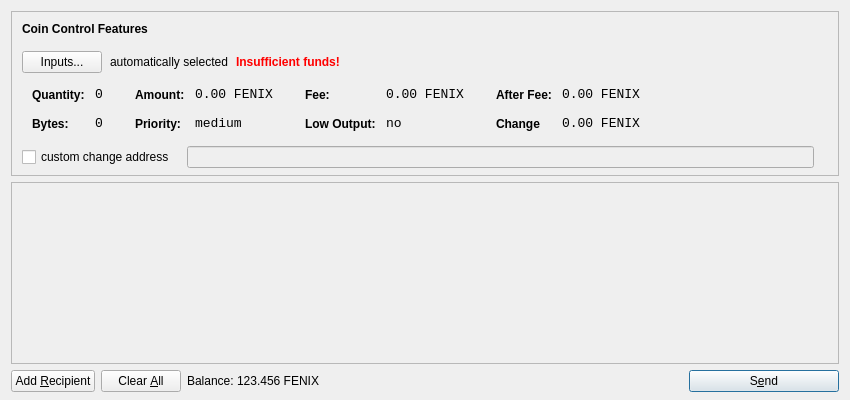
<?xml version="1.0" encoding="UTF-8"?>
<ui version="4.0">
 <class>SendCoinsDialog</class>
 <widget class="QDialog" name="SendCoinsDialog">
  <property name="geometry">
   <rect>
    <x>0</x>
    <y>0</y>
    <width>850</width>
    <height>400</height>
   </rect>
  </property>
  <property name="windowTitle">
   <string>Send Coins</string>
  </property>
  <layout class="QVBoxLayout" name="verticalLayout" stretch="0,1,0">
   <property name="bottomMargin">
    <number>8</number>
   </property>
   <item>
    <widget class="QFrame" name="frameCoinControl">
     <property name="sizePolicy">
      <sizepolicy hsizetype="Expanding" vsizetype="Expanding">
       <horstretch>0</horstretch>
       <verstretch>0</verstretch>
      </sizepolicy>
     </property>
     <property name="maximumSize">
      <size>
       <width>16777215</width>
       <height>16777215</height>
      </size>
     </property>
     <property name="frameShape">
      <enum>QFrame::StyledPanel</enum>
     </property>
     <property name="frameShadow">
      <enum>QFrame::Sunken</enum>
     </property>
     <layout class="QVBoxLayout" name="verticalLayoutCoinControl2">
      <property name="spacing">
       <number>-1</number>
      </property>
      <property name="leftMargin">
       <number>0</number>
      </property>
      <property name="topMargin">
       <number>0</number>
      </property>
      <property name="rightMargin">
       <number>0</number>
      </property>
      <property name="bottomMargin">
       <number>6</number>
      </property>
      <item>
       <layout class="QVBoxLayout" name="verticalLayoutCoinControl" stretch="0,0,0,0,1">
        <property name="spacing">
         <number>0</number>
        </property>
        <property name="leftMargin">
         <number>10</number>
        </property>
        <property name="topMargin">
         <number>10</number>
        </property>
        <item>
         <layout class="QHBoxLayout" name="horizontalLayoutCoinControl1">
          <property name="bottomMargin">
           <number>15</number>
          </property>
          <item>
           <widget class="QLabel" name="labelCoinControlFeatures">
            <property name="sizePolicy">
             <sizepolicy hsizetype="Preferred" vsizetype="Maximum">
              <horstretch>0</horstretch>
              <verstretch>0</verstretch>
             </sizepolicy>
            </property>
            <property name="font">
             <font>
              <weight>75</weight>
              <bold>true</bold>
             </font>
            </property>
            <property name="styleSheet">
             <string notr="true">font-weight:bold;</string>
            </property>
            <property name="text">
             <string>Coin Control Features</string>
            </property>
           </widget>
          </item>
         </layout>
        </item>
        <item>
         <layout class="QHBoxLayout" name="horizontalLayoutCoinControl2" stretch="0,0,0,0">
          <property name="spacing">
           <number>8</number>
          </property>
          <property name="bottomMargin">
           <number>10</number>
          </property>
          <item>
           <widget class="QPushButton" name="pushButtonCoinControl">
            <property name="styleSheet">
             <string notr="true"/>
            </property>
            <property name="text">
             <string>Inputs...</string>
            </property>
           </widget>
          </item>
          <item>
           <widget class="QLabel" name="labelCoinControlAutomaticallySelected">
            <property name="text">
             <string>automatically selected</string>
            </property>
            <property name="margin">
             <number>5</number>
            </property>
           </widget>
          </item>
          <item>
           <widget class="QLabel" name="labelCoinControlInsuffFunds">
            <property name="font">
             <font>
              <weight>75</weight>
              <bold>true</bold>
             </font>
            </property>
            <property name="styleSheet">
             <string notr="true">color:red;font-weight:bold;</string>
            </property>
            <property name="text">
             <string>Insufficient funds!</string>
            </property>
            <property name="margin">
             <number>5</number>
            </property>
           </widget>
          </item>
          <item>
           <spacer name="horizontalSpacerCoinControl">
            <property name="orientation">
             <enum>Qt::Horizontal</enum>
            </property>
            <property name="sizeHint" stdset="0">
             <size>
              <width>40</width>
              <height>1</height>
             </size>
            </property>
           </spacer>
          </item>
         </layout>
        </item>
        <item>
         <widget class="QWidget" name="widgetCoinControl" native="true">
          <property name="sizePolicy">
           <sizepolicy hsizetype="Preferred" vsizetype="Preferred">
            <horstretch>0</horstretch>
            <verstretch>0</verstretch>
           </sizepolicy>
          </property>
          <property name="minimumSize">
           <size>
            <width>0</width>
            <height>0</height>
           </size>
          </property>
          <property name="styleSheet">
           <string notr="true"/>
          </property>
          <layout class="QHBoxLayout" name="horizontalLayoutCoinControl5">
           <property name="margin">
            <number>0</number>
           </property>
           <item>
            <layout class="QHBoxLayout" name="horizontalLayoutCoinControl3" stretch="0,0,0,1">
             <property name="spacing">
              <number>20</number>
             </property>
             <property name="topMargin">
              <number>0</number>
             </property>
             <property name="bottomMargin">
              <number>10</number>
             </property>
             <item>
              <layout class="QFormLayout" name="formLayoutCoinControl1">
               <property name="horizontalSpacing">
                <number>10</number>
               </property>
               <property name="verticalSpacing">
                <number>14</number>
               </property>
               <property name="leftMargin">
                <number>10</number>
               </property>
               <property name="topMargin">
                <number>4</number>
               </property>
               <property name="rightMargin">
                <number>6</number>
               </property>
               <item row="0" column="0">
                <widget class="QLabel" name="labelCoinControlQuantityText">
                 <property name="styleSheet">
                  <string notr="true">font-weight:bold;</string>
                 </property>
                 <property name="text">
                  <string>Quantity:</string>
                 </property>
                 <property name="margin">
                  <number>0</number>
                 </property>
                </widget>
               </item>
               <item row="0" column="1">
                <widget class="QLabel" name="labelCoinControlQuantity">
                 <property name="font">
                  <font>
                   <family>Monospace</family>
                   <pointsize>10</pointsize>
                  </font>
                 </property>
                 <property name="cursor">
                  <cursorShape>IBeamCursor</cursorShape>
                 </property>
                 <property name="contextMenuPolicy">
                  <enum>Qt::ActionsContextMenu</enum>
                 </property>
                 <property name="text">
                  <string>0</string>
                 </property>
                 <property name="margin">
                  <number>0</number>
                 </property>
                 <property name="textInteractionFlags">
                  <set>Qt::LinksAccessibleByMouse|Qt::TextSelectableByKeyboard|Qt::TextSelectableByMouse</set>
                 </property>
                </widget>
               </item>
               <item row="1" column="0">
                <widget class="QLabel" name="labelCoinControlBytesText">
                 <property name="styleSheet">
                  <string notr="true">font-weight:bold;</string>
                 </property>
                 <property name="text">
                  <string>Bytes:</string>
                 </property>
                </widget>
               </item>
               <item row="1" column="1">
                <widget class="QLabel" name="labelCoinControlBytes">
                 <property name="font">
                  <font>
                   <family>Monospace</family>
                   <pointsize>10</pointsize>
                  </font>
                 </property>
                 <property name="cursor">
                  <cursorShape>IBeamCursor</cursorShape>
                 </property>
                 <property name="contextMenuPolicy">
                  <enum>Qt::ActionsContextMenu</enum>
                 </property>
                 <property name="text">
                  <string>0</string>
                 </property>
                 <property name="textInteractionFlags">
                  <set>Qt::LinksAccessibleByMouse|Qt::TextSelectableByKeyboard|Qt::TextSelectableByMouse</set>
                 </property>
                </widget>
               </item>
              </layout>
             </item>
             <item>
              <layout class="QFormLayout" name="formLayoutCoinControl2">
               <property name="horizontalSpacing">
                <number>10</number>
               </property>
               <property name="verticalSpacing">
                <number>14</number>
               </property>
               <property name="leftMargin">
                <number>6</number>
               </property>
               <property name="topMargin">
                <number>4</number>
               </property>
               <property name="rightMargin">
                <number>6</number>
               </property>
               <item row="0" column="0">
                <widget class="QLabel" name="labelCoinControlAmountText">
                 <property name="styleSheet">
                  <string notr="true">font-weight:bold;</string>
                 </property>
                 <property name="text">
                  <string>Amount:</string>
                 </property>
                 <property name="margin">
                  <number>0</number>
                 </property>
                </widget>
               </item>
               <item row="0" column="1">
                <widget class="QLabel" name="labelCoinControlAmount">
                 <property name="font">
                  <font>
                   <family>Monospace</family>
                   <pointsize>10</pointsize>
                  </font>
                 </property>
                 <property name="cursor">
                  <cursorShape>IBeamCursor</cursorShape>
                 </property>
                 <property name="contextMenuPolicy">
                  <enum>Qt::ActionsContextMenu</enum>
                 </property>
                 <property name="text">
                  <string>0.00 FENIX</string>
                 </property>
                 <property name="textInteractionFlags">
                  <set>Qt::LinksAccessibleByMouse|Qt::TextSelectableByKeyboard|Qt::TextSelectableByMouse</set>
                 </property>
                </widget>
               </item>
               <item row="1" column="0">
                <widget class="QLabel" name="labelCoinControlPriorityText">
                 <property name="styleSheet">
                  <string notr="true">font-weight:bold;</string>
                 </property>
                 <property name="text">
                  <string>Priority:</string>
                 </property>
                </widget>
               </item>
               <item row="1" column="1">
                <widget class="QLabel" name="labelCoinControlPriority">
                 <property name="font">
                  <font>
                   <family>Monospace</family>
                   <pointsize>10</pointsize>
                  </font>
                 </property>
                 <property name="cursor">
                  <cursorShape>IBeamCursor</cursorShape>
                 </property>
                 <property name="contextMenuPolicy">
                  <enum>Qt::ActionsContextMenu</enum>
                 </property>
                 <property name="text">
                  <string>medium</string>
                 </property>
                 <property name="textInteractionFlags">
                  <set>Qt::LinksAccessibleByMouse|Qt::TextSelectableByKeyboard|Qt::TextSelectableByMouse</set>
                 </property>
                </widget>
               </item>
              </layout>
             </item>
             <item>
              <layout class="QFormLayout" name="formLayoutCoinControl3">
               <property name="horizontalSpacing">
                <number>10</number>
               </property>
               <property name="verticalSpacing">
                <number>14</number>
               </property>
               <property name="leftMargin">
                <number>6</number>
               </property>
               <property name="topMargin">
                <number>4</number>
               </property>
               <property name="rightMargin">
                <number>6</number>
               </property>
               <item row="0" column="0">
                <widget class="QLabel" name="labelCoinControlFeeText">
                 <property name="styleSheet">
                  <string notr="true">font-weight:bold;</string>
                 </property>
                 <property name="text">
                  <string>Fee:</string>
                 </property>
                 <property name="margin">
                  <number>0</number>
                 </property>
                </widget>
               </item>
               <item row="0" column="1">
                <widget class="QLabel" name="labelCoinControlFee">
                 <property name="font">
                  <font>
                   <family>Monospace</family>
                   <pointsize>10</pointsize>
                  </font>
                 </property>
                 <property name="cursor">
                  <cursorShape>IBeamCursor</cursorShape>
                 </property>
                 <property name="contextMenuPolicy">
                  <enum>Qt::ActionsContextMenu</enum>
                 </property>
                 <property name="text">
                  <string>0.00 FENIX</string>
                 </property>
                 <property name="textInteractionFlags">
                  <set>Qt::LinksAccessibleByMouse|Qt::TextSelectableByKeyboard|Qt::TextSelectableByMouse</set>
                 </property>
                </widget>
               </item>
               <item row="1" column="0">
                <widget class="QLabel" name="labelCoinControlLowOutputText">
                 <property name="styleSheet">
                  <string notr="true">font-weight:bold;</string>
                 </property>
                 <property name="text">
                  <string>Low Output:</string>
                 </property>
                </widget>
               </item>
               <item row="1" column="1">
                <widget class="QLabel" name="labelCoinControlLowOutput">
                 <property name="font">
                  <font>
                   <family>Monospace</family>
                   <pointsize>10</pointsize>
                  </font>
                 </property>
                 <property name="cursor">
                  <cursorShape>IBeamCursor</cursorShape>
                 </property>
                 <property name="contextMenuPolicy">
                  <enum>Qt::ActionsContextMenu</enum>
                 </property>
                 <property name="text">
                  <string>no</string>
                 </property>
                 <property name="textInteractionFlags">
                  <set>Qt::LinksAccessibleByMouse|Qt::TextSelectableByKeyboard|Qt::TextSelectableByMouse</set>
                 </property>
                </widget>
               </item>
              </layout>
             </item>
             <item>
              <layout class="QFormLayout" name="formLayoutCoinControl4">
               <property name="horizontalSpacing">
                <number>10</number>
               </property>
               <property name="verticalSpacing">
                <number>14</number>
               </property>
               <property name="leftMargin">
                <number>6</number>
               </property>
               <property name="topMargin">
                <number>4</number>
               </property>
               <property name="rightMargin">
                <number>6</number>
               </property>
               <item row="0" column="0">
                <widget class="QLabel" name="labelCoinControlAfterFeeText">
                 <property name="styleSheet">
                  <string notr="true">font-weight:bold;</string>
                 </property>
                 <property name="text">
                  <string>After Fee:</string>
                 </property>
                 <property name="margin">
                  <number>0</number>
                 </property>
                </widget>
               </item>
               <item row="0" column="1">
                <widget class="QLabel" name="labelCoinControlAfterFee">
                 <property name="font">
                  <font>
                   <family>Monospace</family>
                   <pointsize>10</pointsize>
                  </font>
                 </property>
                 <property name="cursor">
                  <cursorShape>IBeamCursor</cursorShape>
                 </property>
                 <property name="contextMenuPolicy">
                  <enum>Qt::ActionsContextMenu</enum>
                 </property>
                 <property name="text">
                  <string>0.00 FENIX</string>
                 </property>
                 <property name="textInteractionFlags">
                  <set>Qt::LinksAccessibleByMouse|Qt::TextSelectableByKeyboard|Qt::TextSelectableByMouse</set>
                 </property>
                </widget>
               </item>
               <item row="1" column="0">
                <widget class="QLabel" name="labelCoinControlChangeText">
                 <property name="styleSheet">
                  <string notr="true">font-weight:bold;</string>
                 </property>
                 <property name="text">
                  <string>Change</string>
                 </property>
                </widget>
               </item>
               <item row="1" column="1">
                <widget class="QLabel" name="labelCoinControlChange">
                 <property name="font">
                  <font>
                   <family>Monospace</family>
                   <pointsize>10</pointsize>
                  </font>
                 </property>
                 <property name="cursor">
                  <cursorShape>IBeamCursor</cursorShape>
                 </property>
                 <property name="contextMenuPolicy">
                  <enum>Qt::ActionsContextMenu</enum>
                 </property>
                 <property name="text">
                  <string>0.00 FENIX</string>
                 </property>
                 <property name="textInteractionFlags">
                  <set>Qt::LinksAccessibleByMouse|Qt::TextSelectableByKeyboard|Qt::TextSelectableByMouse</set>
                 </property>
                </widget>
               </item>
              </layout>
             </item>
            </layout>
           </item>
          </layout>
         </widget>
        </item>
        <item>
         <layout class="QHBoxLayout" name="horizontalLayoutCoinControl4" stretch="0,0,0">
          <property name="spacing">
           <number>12</number>
          </property>
          <property name="sizeConstraint">
           <enum>QLayout::SetDefaultConstraint</enum>
          </property>
          <property name="topMargin">
           <number>5</number>
          </property>
          <property name="rightMargin">
           <number>5</number>
          </property>
          <item>
           <widget class="QCheckBox" name="checkBoxCoinControlChange">
            <property name="text">
             <string>custom change address</string>
            </property>
           </widget>
          </item>
          <item>
           <widget class="QLineEdit" name="lineEditCoinControlChange">
            <property name="enabled">
             <bool>false</bool>
            </property>
            <property name="sizePolicy">
             <sizepolicy hsizetype="Expanding" vsizetype="Fixed">
              <horstretch>0</horstretch>
              <verstretch>0</verstretch>
             </sizepolicy>
            </property>
           </widget>
          </item>
          <item>
           <widget class="QLabel" name="labelCoinControlChangeLabel">
            <property name="sizePolicy">
             <sizepolicy hsizetype="Preferred" vsizetype="Expanding">
              <horstretch>0</horstretch>
              <verstretch>0</verstretch>
             </sizepolicy>
            </property>
            <property name="minimumSize">
             <size>
              <width>0</width>
              <height>0</height>
             </size>
            </property>
            <property name="text">
             <string/>
            </property>
            <property name="margin">
             <number>3</number>
            </property>
           </widget>
          </item>
         </layout>
        </item>
        <item>
         <spacer name="verticalSpacerCoinControl">
          <property name="orientation">
           <enum>Qt::Vertical</enum>
          </property>
          <property name="sizeHint" stdset="0">
           <size>
            <width>800</width>
            <height>1</height>
           </size>
          </property>
         </spacer>
        </item>
       </layout>
      </item>
     </layout>
    </widget>
   </item>
   <item>
    <widget class="QScrollArea" name="scrollArea">
     <property name="widgetResizable">
      <bool>true</bool>
     </property>
     <widget class="QWidget" name="scrollAreaWidgetContents">
      <property name="geometry">
       <rect>
        <x>0</x>
        <y>0</y>
        <width>830</width>
        <height>165</height>
       </rect>
      </property>
      <layout class="QVBoxLayout" name="verticalLayout_2">
       <property name="margin">
        <number>0</number>
       </property>
       <item>
        <layout class="QVBoxLayout" name="entries">
         <property name="spacing">
          <number>6</number>
         </property>
        </layout>
       </item>
       <item>
        <spacer name="verticalSpacer">
         <property name="orientation">
          <enum>Qt::Vertical</enum>
         </property>
         <property name="sizeHint" stdset="0">
          <size>
           <width>20</width>
           <height>40</height>
          </size>
         </property>
        </spacer>
       </item>
      </layout>
     </widget>
    </widget>
   </item>
   <item>
    <layout class="QHBoxLayout" name="horizontalLayout">
     <item>
      <widget class="QPushButton" name="addButton">
       <property name="toolTip">
        <string>Send to multiple recipients at once</string>
       </property>
       <property name="text">
        <string>Add &amp;Recipient</string>
       </property>
       <property name="icon">
        <iconset resource="../bitcoin.qrc">
         <normaloff>:/icons/add</normaloff>:/icons/add</iconset>
       </property>
       <property name="autoDefault">
        <bool>false</bool>
       </property>
      </widget>
     </item>
     <item>
      <widget class="QPushButton" name="clearButton">
       <property name="sizePolicy">
        <sizepolicy hsizetype="Minimum" vsizetype="Fixed">
         <horstretch>0</horstretch>
         <verstretch>0</verstretch>
        </sizepolicy>
       </property>
       <property name="toolTip">
        <string>Remove all transaction fields</string>
       </property>
       <property name="text">
        <string>Clear &amp;All</string>
       </property>
       <property name="icon">
        <iconset resource="../bitcoin.qrc">
         <normaloff>:/icons/remove</normaloff>:/icons/remove</iconset>
       </property>
       <property name="autoRepeatDelay">
        <number>300</number>
       </property>
       <property name="autoDefault">
        <bool>false</bool>
       </property>
      </widget>
     </item>
     <item>
      <layout class="QHBoxLayout" name="horizontalLayout_2">
       <property name="spacing">
        <number>3</number>
       </property>
       <item>
        <widget class="QLabel" name="label">
         <property name="sizePolicy">
          <sizepolicy hsizetype="Preferred" vsizetype="Fixed">
           <horstretch>0</horstretch>
           <verstretch>0</verstretch>
          </sizepolicy>
         </property>
         <property name="text">
          <string>Balance:</string>
         </property>
        </widget>
       </item>
       <item>
        <widget class="QLabel" name="labelBalance">
         <property name="sizePolicy">
          <sizepolicy hsizetype="Preferred" vsizetype="Fixed">
           <horstretch>0</horstretch>
           <verstretch>0</verstretch>
          </sizepolicy>
         </property>
         <property name="cursor">
          <cursorShape>IBeamCursor</cursorShape>
         </property>
         <property name="text">
          <string>123.456 FENIX</string>
         </property>
         <property name="textInteractionFlags">
          <set>Qt::LinksAccessibleByMouse|Qt::TextSelectableByKeyboard|Qt::TextSelectableByMouse</set>
         </property>
        </widget>
       </item>
      </layout>
     </item>
     <item>
      <spacer name="horizontalSpacer">
       <property name="orientation">
        <enum>Qt::Horizontal</enum>
       </property>
       <property name="sizeHint" stdset="0">
        <size>
         <width>40</width>
         <height>20</height>
        </size>
       </property>
      </spacer>
     </item>
     <item>
      <widget class="QPushButton" name="sendButton">
       <property name="minimumSize">
        <size>
         <width>150</width>
         <height>0</height>
        </size>
       </property>
       <property name="toolTip">
        <string>Confirm the send action</string>
       </property>
       <property name="text">
        <string>S&amp;end</string>
       </property>
       <property name="icon">
        <iconset resource="../bitcoin.qrc">
         <normaloff>:/icons/send</normaloff>:/icons/send</iconset>
       </property>
       <property name="default">
        <bool>true</bool>
       </property>
      </widget>
     </item>
    </layout>
   </item>
  </layout>
 </widget>
 <resources>
  <include location="../bitcoin.qrc"/>
 </resources>
 <connections/>
</ui>
